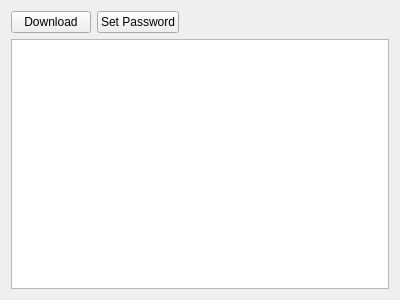
<?xml version="1.0" encoding="UTF-8"?>
<ui version="4.0">
 <class>Widget</class>
 <widget class="QWidget" name="Widget">
  <property name="geometry">
   <rect>
    <x>0</x>
    <y>0</y>
    <width>400</width>
    <height>300</height>
   </rect>
  </property>
  <property name="windowTitle">
   <string>Widget</string>
  </property>
  <layout class="QGridLayout" name="gridLayout">
   <item row="0" column="2">
    <spacer name="horizontalSpacer">
     <property name="orientation">
      <enum>Qt::Horizontal</enum>
     </property>
     <property name="sizeHint" stdset="0">
      <size>
       <width>40</width>
       <height>20</height>
      </size>
     </property>
    </spacer>
   </item>
   <item row="1" column="0" colspan="3">
    <widget class="QTextEdit" name="textEdit"/>
   </item>
   <item row="0" column="0">
    <widget class="QPushButton" name="pushButton">
     <property name="text">
      <string>Download</string>
     </property>
    </widget>
   </item>
   <item row="0" column="1">
    <widget class="QPushButton" name="SetPass">
     <property name="text">
      <string>Set Password</string>
     </property>
    </widget>
   </item>
  </layout>
 </widget>
 <layoutdefault spacing="6" margin="11"/>
 <resources/>
 <connections/>
</ui>
